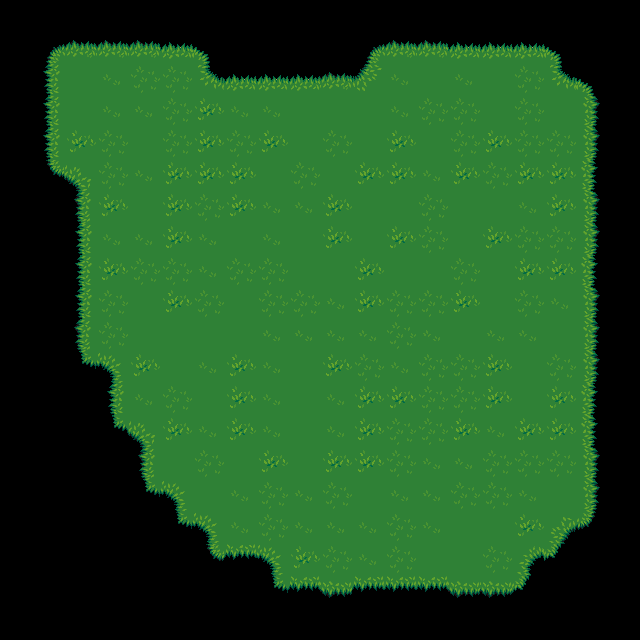

This is a level from a 2D game, rendered from its Tiled map with the project's own tilesets. A one-line summary and the map file follow, with tile-layer data summarised:
An orthogonal 20x20 tile map with 32x32 px tiles, 1 tile layer (Kachelebene 1), 2 tilesets.

<map version="1.0" orientation="orthogonal" renderorder="right-down" width="20" height="20" tilewidth="32" tileheight="32" nextobjectid="1">
 <tileset firstgid="1" source="terrain/Terrain.tsx" />
 <tileset firstgid="1025" name="test" tilewidth="32" tileheight="32" tilecount="1024" columns="32">
  <image source="terrain/terrain.png" width="1024" height="1024" />
 </tileset>
 <layer name="Kachelebene 1" width="20" height="20">
  <properties>
   <property name="test_bool" type="bool" value="true" />
   <property name="test_float" type="float" value="14.23" />
   <property name="test_int" type="int" value="20" />
   <property name="test_string" value="test" />
  </properties>
  <data>[400 cells, 284 non-empty, 24 distinct tile ids]</data>
 </layer>
</map>
